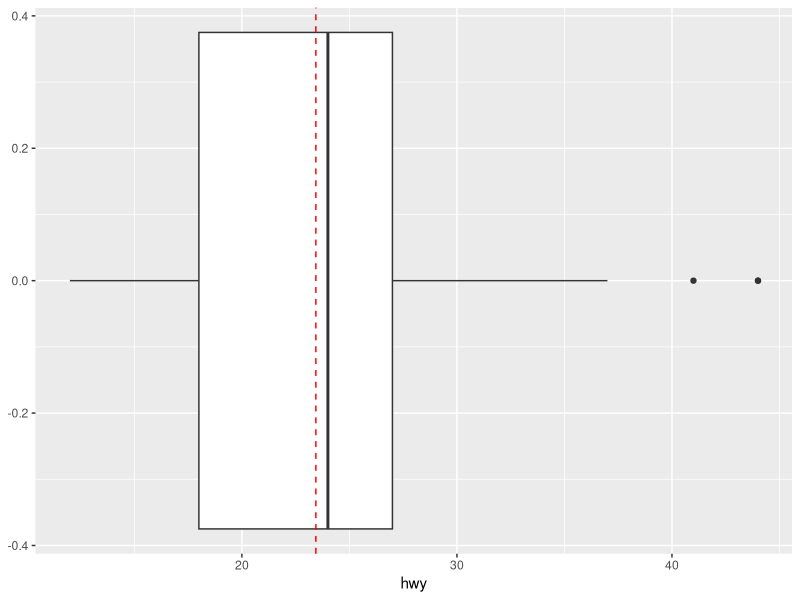
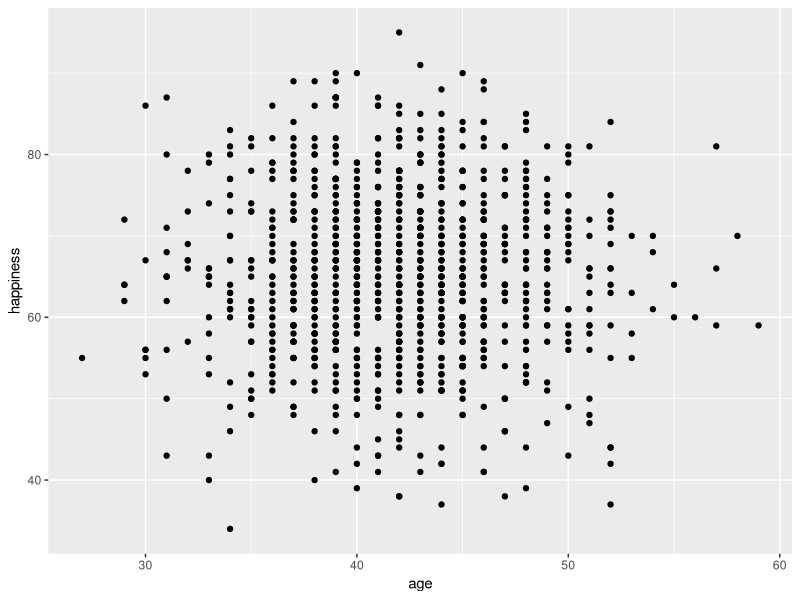

Recreate these plots in R, in order.
library(tidyverse)

#### Example 3.1 - 12
# data
stock_A = tibble(
  date = c("Jan","Jul","Dec"),
  price_per_share = c(19.58,24.06,29.54),
  num_of_share = c(70,80,50)
)

relative_table = stock_A |> 
  mutate(
    relative_freq = num_of_share / sum(num_of_share),
    xi_wi = price_per_share * relative_freq
  )

# Weighted mean
sum(relative_table$xi_wi)
# Mean
mean(relative_table$price_per_share)

## Calculate Percentile
# data
funds = data.frame(
  metals = c(-7.34,18.33,33.35,59.45,8.09,43.79,34.30,36.13,-56.02,76.46),
  income = c(4.07,6.52,9.38,18.62,9.44,3.12,8.15,5.44,-11.37,31.77)
)

# summary function
summary(funds$metals)

# quantile function
quantile(funds$metals, 0.5)

### Example 3.2 - 22
summary(mpg$hwy)
IQR = 27 - 18 # Q3 - Q1
limit = IQR + 1.5
left = 18 - 12 # Q1 - Min
right = 44 - 27 # Max - Q3

ggplot(mpg,aes(x=hwy)) +
  geom_boxplot() +
  geom_vline(xintercept = mean(mpg$hwy), linetype="dashed", color="red")

### Exercise 3.3 - 37
# data
revenues = tibble(
  year = c(1,2,3),
  revenue_1 = c(379.8,404.3,408.2),
  revenue_2 = c(63.4,65.0,65.3)
)

avg_growth_rate = function(revenue){
  n = length(revenue)
  xn = revenue[n]
  x1 = revenue[1]
  avg = (xn/x1)^(1/(n-1)) - 1
  return(avg)
}

### range function
range(revenues$revenue_1)

### mean absolute deviation using function
mean(abs(revenues$revenue_1 - mean(revenues$revenue_1)))

### variance and standard deviation function
var(revenues$revenue_1)
sd(revenues$revenue_1)

### CV
sd(revenues$revenue_1) / mean(revenues$revenue_1)
sd(revenues$revenue_2) / mean(revenues$revenue_2)

## Covariance and Correlation coefficient
cov(revenues)
cor(revenues)

cov(revenues$revenue_1,revenues$revenue_2)
cor(revenues$revenue_1,revenues$revenue_2)


### Exercise 3.7 - 77
# Data
## use rnorm function 
age_vector = rnorm(1000, mean = 42, sd = 5)
age_vector = pmax(26, pmin(75, round(age_vector)))

happy_vector = rnorm(1000, mean = 65, sd = 10)
happy_vector = pmax(0, pmin(100, round(happy_vector)))

happiness_age = tibble(
  age = age_vector,
  happiness = happy_vector
)

# find Correlation coefficient
cor(happiness_age$age,happiness_age$happiness)

# Scatter plot
ggplot(happiness_age,aes(x=age,y=happiness)) +
  geom_point()















